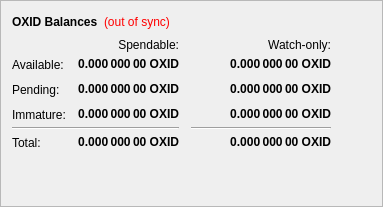
        <widget class="QFrame" name="frame">
         <property name="maximumSize">
          <size>
           <width>400</width>
           <height>16777215</height>
          </size>
         </property>
         <property name="frameShape">
          <enum>QFrame::StyledPanel</enum>
         </property>
         <property name="frameShadow">
          <enum>QFrame::Raised</enum>
         </property>
         <layout class="QVBoxLayout" name="verticalLayout_4">
          <item>
           <layout class="QHBoxLayout" name="horizontalLayout_4">
            <item>
             <widget class="QLabel" name="label_5">
              <property name="font">
               <font>
                <weight>75</weight>
                <bold>true</bold>
               </font>
              </property>
              <property name="text">
               <string>OXID Balances</string>
              </property>
             </widget>
            </item>
            <item>
             <widget class="QLabel" name="labelWalletStatus">
              <property name="cursor">
               <cursorShape>WhatsThisCursor</cursorShape>
              </property>
              <property name="toolTip">
               <string>The displayed information may be out of date. Your wallet automatically synchronizes with the Oxid network after a connection is established, but this process has not completed yet.</string>
              </property>
              <property name="styleSheet">
               <string notr="true">QLabel { color: red; }</string>
              </property>
              <property name="text">
               <string notr="true">(out of sync)</string>
              </property>
              <property name="alignment">
               <set>Qt::AlignLeading|Qt::AlignLeft|Qt::AlignVCenter</set>
              </property>
             </widget>
            </item>
            <item>
             <spacer name="horizontalSpacer_3">
              <property name="orientation">
               <enum>Qt::Horizontal</enum>
              </property>
              <property name="sizeHint" stdset="0">
               <size>
                <width>40</width>
                <height>20</height>
               </size>
              </property>
             </spacer>
            </item>
           </layout>
          </item>
          <item>
           <layout class="QGridLayout" name="gridLayout" rowminimumheight="0,25,25,25,0,25">
            <property name="sizeConstraint">
             <enum>QLayout::SetFixedSize</enum>
            </property>
            <property name="horizontalSpacing">
             <number>12</number>
            </property>
            <property name="verticalSpacing">
             <number>0</number>
            </property>
            <item row="2" column="2">
             <widget class="QLabel" name="labelWatchPending">
              <property name="font">
               <font>
                <weight>75</weight>
                <bold>true</bold>
               </font>
              </property>
              <property name="cursor">
               <cursorShape>IBeamCursor</cursorShape>
              </property>
              <property name="toolTip">
               <string>Unconfirmed transactions to watch-only addresses</string>
              </property>
              <property name="text">
               <string notr="true">0.000 000 00 OXID</string>
              </property>
              <property name="alignment">
               <set>Qt::AlignRight|Qt::AlignTrailing|Qt::AlignVCenter</set>
              </property>
              <property name="textInteractionFlags">
               <set>Qt::LinksAccessibleByMouse|Qt::TextSelectableByKeyboard|Qt::TextSelectableByMouse</set>
              </property>
             </widget>
            </item>
            <item row="2" column="1">
             <widget class="QLabel" name="labelUnconfirmed">
              <property name="font">
               <font>
                <weight>75</weight>
                <bold>true</bold>
               </font>
              </property>
              <property name="cursor">
               <cursorShape>IBeamCursor</cursorShape>
              </property>
              <property name="toolTip">
               <string>Total of transactions that have yet to be confirmed, and do not yet count toward the spendable balance</string>
              </property>
              <property name="text">
               <string notr="true">0.000 000 00 OXID</string>
              </property>
              <property name="alignment">
               <set>Qt::AlignRight|Qt::AlignTrailing|Qt::AlignVCenter</set>
              </property>
              <property name="textInteractionFlags">
               <set>Qt::LinksAccessibleByMouse|Qt::TextSelectableByKeyboard|Qt::TextSelectableByMouse</set>
              </property>
             </widget>
            </item>
            <item row="3" column="2">
             <widget class="QLabel" name="labelWatchImmature">
              <property name="font">
               <font>
                <weight>75</weight>
                <bold>true</bold>
               </font>
              </property>
              <property name="cursor">
               <cursorShape>IBeamCursor</cursorShape>
              </property>
              <property name="toolTip">
               <string>Staked or masternode rewards in watch-only addresses that has not yet matured</string>
              </property>
              <property name="text">
               <string notr="true">0.000 000 00 OXID</string>
              </property>
              <property name="alignment">
               <set>Qt::AlignRight|Qt::AlignTrailing|Qt::AlignVCenter</set>
              </property>
              <property name="textInteractionFlags">
               <set>Qt::LinksAccessibleByMouse|Qt::TextSelectableByKeyboard|Qt::TextSelectableByMouse</set>
              </property>
             </widget>
            </item>
            <item row="4" column="0" colspan="2">
             <widget class="Line" name="lineSpendableBalance">
              <property name="orientation">
               <enum>Qt::Horizontal</enum>
              </property>
             </widget>
            </item>
            <item row="4" column="2">
             <widget class="Line" name="lineWatchBalance">
              <property name="sizePolicy">
               <sizepolicy hsizetype="Preferred" vsizetype="Fixed">
                <horstretch>0</horstretch>
                <verstretch>0</verstretch>
               </sizepolicy>
              </property>
              <property name="minimumSize">
               <size>
                <width>140</width>
                <height>0</height>
               </size>
              </property>
              <property name="orientation">
               <enum>Qt::Horizontal</enum>
              </property>
             </widget>
            </item>
            <item row="5" column="0">
             <widget class="QLabel" name="labelTotalText">
              <property name="sizePolicy">
               <sizepolicy hsizetype="Preferred" vsizetype="Fixed">
                <horstretch>0</horstretch>
                <verstretch>0</verstretch>
               </sizepolicy>
              </property>
              <property name="maximumSize">
               <size>
                <width>16777215</width>
                <height>25</height>
               </size>
              </property>
              <property name="baseSize">
               <size>
                <width>0</width>
                <height>25</height>
               </size>
              </property>
              <property name="text">
               <string>Total:</string>
              </property>
             </widget>
            </item>
            <item row="3" column="1">
             <widget class="QLabel" name="labelImmature">
              <property name="font">
               <font>
                <weight>75</weight>
                <bold>true</bold>
               </font>
              </property>
              <property name="cursor">
               <cursorShape>IBeamCursor</cursorShape>
              </property>
              <property name="toolTip">
               <string>Staked or masternode rewards that has not yet matured</string>
              </property>
              <property name="text">
               <string notr="true">0.000 000 00 OXID</string>
              </property>
              <property name="alignment">
               <set>Qt::AlignRight|Qt::AlignTrailing|Qt::AlignVCenter</set>
              </property>
              <property name="textInteractionFlags">
               <set>Qt::LinksAccessibleByMouse|Qt::TextSelectableByKeyboard|Qt::TextSelectableByMouse</set>
              </property>
             </widget>
            </item>
            <item row="2" column="3">
             <spacer name="horizontalSpacer_2">
              <property name="orientation">
               <enum>Qt::Horizontal</enum>
              </property>
              <property name="sizeHint" stdset="0">
               <size>
                <width>40</width>
                <height>2</height>
               </size>
              </property>
             </spacer>
            </item>
            <item row="3" column="0">
             <widget class="QLabel" name="labelImmatureText">
              <property name="maximumSize">
               <size>
                <width>16777215</width>
                <height>25</height>
               </size>
              </property>
              <property name="text">
               <string>Immature:</string>
              </property>
             </widget>
            </item>
            <item row="5" column="1">
             <widget class="QLabel" name="labelTotal">
              <property name="font">
               <font>
                <weight>75</weight>
                <bold>true</bold>
               </font>
              </property>
              <property name="cursor">
               <cursorShape>IBeamCursor</cursorShape>
              </property>
              <property name="toolTip">
               <string>Your current total balance</string>
              </property>
              <property name="text">
               <string notr="true">0.000 000 00 OXID</string>
              </property>
              <property name="alignment">
               <set>Qt::AlignRight|Qt::AlignTrailing|Qt::AlignVCenter</set>
              </property>
              <property name="textInteractionFlags">
               <set>Qt::LinksAccessibleByMouse|Qt::TextSelectableByKeyboard|Qt::TextSelectableByMouse</set>
              </property>
             </widget>
            </item>
            <item row="5" column="2">
             <widget class="QLabel" name="labelWatchTotal">
              <property name="font">
               <font>
                <weight>75</weight>
                <bold>true</bold>
               </font>
              </property>
              <property name="cursor">
               <cursorShape>IBeamCursor</cursorShape>
              </property>
              <property name="toolTip">
               <string>Current total balance in watch-only addresses</string>
              </property>
              <property name="text">
               <string notr="true">0.000 000 00 OXID</string>
              </property>
              <property name="alignment">
               <set>Qt::AlignRight|Qt::AlignTrailing|Qt::AlignVCenter</set>
              </property>
              <property name="textInteractionFlags">
               <set>Qt::LinksAccessibleByMouse|Qt::TextSelectableByKeyboard|Qt::TextSelectableByMouse</set>
              </property>
             </widget>
            </item>
            <item row="0" column="2">
             <widget class="QLabel" name="labelWatchonly">
              <property name="text">
               <string>Watch-only:</string>
              </property>
              <property name="alignment">
               <set>Qt::AlignRight|Qt::AlignTrailing|Qt::AlignVCenter</set>
              </property>
             </widget>
            </item>
            <item row="1" column="0">
             <widget class="QLabel" name="labelBalanceText">
              <property name="sizePolicy">
               <sizepolicy hsizetype="Preferred" vsizetype="Fixed">
                <horstretch>0</horstretch>
                <verstretch>0</verstretch>
               </sizepolicy>
              </property>
              <property name="maximumSize">
               <size>
                <width>16777215</width>
                <height>25</height>
               </size>
              </property>
              <property name="baseSize">
               <size>
                <width>0</width>
                <height>25</height>
               </size>
              </property>
              <property name="text">
               <string>Available:</string>
              </property>
             </widget>
            </item>
            <item row="1" column="1">
             <widget class="QLabel" name="labelBalance">
              <property name="font">
               <font>
                <weight>75</weight>
                <bold>true</bold>
               </font>
              </property>
              <property name="cursor">
               <cursorShape>IBeamCursor</cursorShape>
              </property>
              <property name="toolTip">
               <string>Your current spendable balance</string>
              </property>
              <property name="text">
               <string notr="true">0.000 000 00 OXID</string>
              </property>
              <property name="alignment">
               <set>Qt::AlignRight|Qt::AlignTrailing|Qt::AlignVCenter</set>
              </property>
              <property name="textInteractionFlags">
               <set>Qt::LinksAccessibleByMouse|Qt::TextSelectableByKeyboard|Qt::TextSelectableByMouse</set>
              </property>
             </widget>
            </item>
            <item row="1" column="2">
             <widget class="QLabel" name="labelWatchAvailable">
              <property name="font">
               <font>
                <weight>75</weight>
                <bold>true</bold>
               </font>
              </property>
              <property name="cursor">
               <cursorShape>IBeamCursor</cursorShape>
              </property>
              <property name="toolTip">
               <string>Your current balance in watch-only addresses</string>
              </property>
              <property name="text">
               <string notr="true">0.000 000 00 OXID</string>
              </property>
              <property name="alignment">
               <set>Qt::AlignRight|Qt::AlignTrailing|Qt::AlignVCenter</set>
              </property>
              <property name="textInteractionFlags">
               <set>Qt::LinksAccessibleByMouse|Qt::TextSelectableByKeyboard|Qt::TextSelectableByMouse</set>
              </property>
             </widget>
            </item>
            <item row="2" column="0">
             <widget class="QLabel" name="labelPendingText">
              <property name="sizePolicy">
               <sizepolicy hsizetype="Preferred" vsizetype="Fixed">
                <horstretch>0</horstretch>
                <verstretch>0</verstretch>
               </sizepolicy>
              </property>
              <property name="maximumSize">
               <size>
                <width>16777215</width>
                <height>25</height>
               </size>
              </property>
              <property name="baseSize">
               <size>
                <width>0</width>
                <height>25</height>
               </size>
              </property>
              <property name="text">
               <string>Pending:</string>
              </property>
             </widget>
            </item>
            <item row="0" column="1">
             <widget class="QLabel" name="labelSpendable">
              <property name="text">
               <string>Spendable:</string>
              </property>
              <property name="alignment">
               <set>Qt::AlignRight|Qt::AlignTrailing|Qt::AlignVCenter</set>
              </property>
             </widget>
            </item>
           </layout>
          </item>
          <item>
           <spacer name="verticalSpacer_4">
            <property name="orientation">
             <enum>Qt::Vertical</enum>
            </property>
            <property name="sizeHint" stdset="0">
             <size>
              <width>20</width>
              <height>40</height>
             </size>
            </property>
           </spacer>
          </item>
         </layout>
        </widget>
